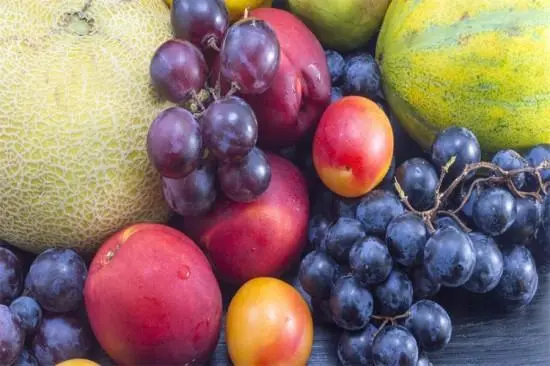
#> input picture img/IMG.png, 550 x 366 px, found by its file name
$ python '高斯滤波.py'   (older library calls are emulated)
#> lines starting #> are read from the running program, lines starting #| are printed output that depends on the picture
import cv2
import numpy as np

def main():
    # 读取图像
    image = cv2.imread('img\IMG.png')
#> image is the input picture: shape (366, 550, 3); mean B, G, R 105.6, 111.9, 137.6

    if image is None:
        print("Error: Unable to load image")
        return

    # 显示原始图像
    cv2.imshow('Original Image', image)

    # 应用均值滤波
    mean_filtered = cv2.blur(image, (5, 5))
    cv2.imshow('Mean Filtered Image', mean_filtered)
    cv2.waitKey(0)

    # 将图像转换为灰度图像
    gray_image = cv2.cvtColor(image, cv2.COLOR_BGR2GRAY)
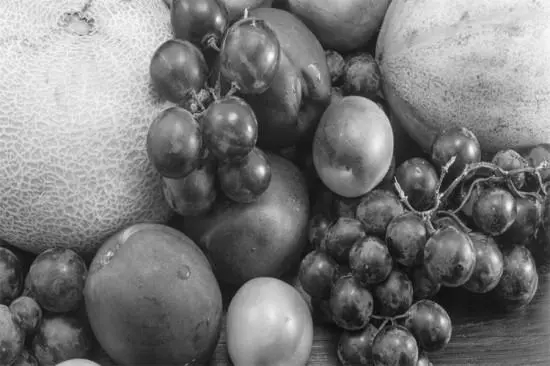
#> gray_image: shape (366, 550); min 4, max 252, mean 118.8

    sobel_x = cv2.Sobel(gray_image, cv2.CV_64F, 1, 0, ksize=3)
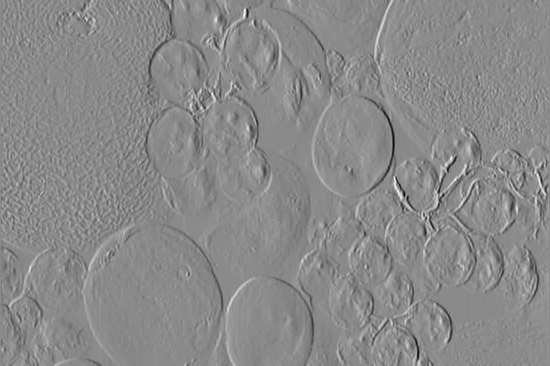
#> sobel_x: shape (366, 550) float64; min -606, max 512, mean -0.2; drawn with min black and max white
    sobel_y = cv2.Sobel(gray_image, cv2.CV_64F, 0, 1, ksize=3)
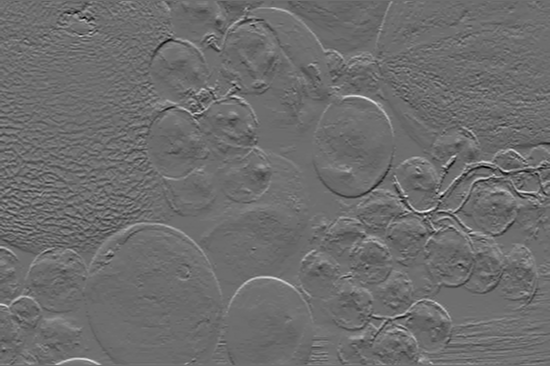
#> sobel_y: shape (366, 550) float64; min -477, max 626, mean -2; drawn with min black and max white
    sobel = cv2.addWeighted(sobel_x, 0.5, sobel_y, 0.5, 0)
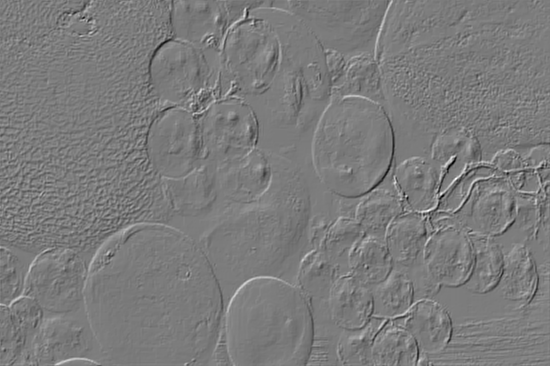
#> sobel: shape (366, 550) float64; min -401, max 421, mean -1.1; drawn with min black and max white
    sobel = np.uint8(np.absolute(sobel))
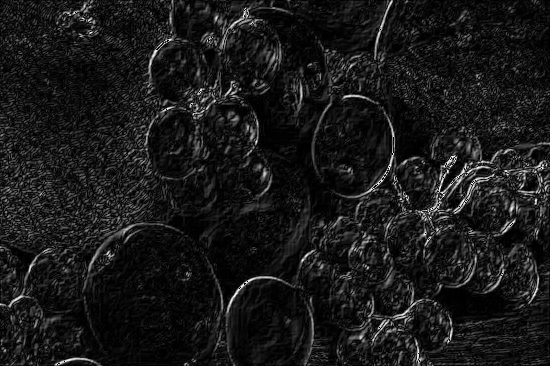
#> sobel: shape (366, 550); min 0, max 255, mean 25.3

    # 应用Sobel锐化
    sharpened = cv2.addWeighted(gray_image, 1, sobel, -1, 0)
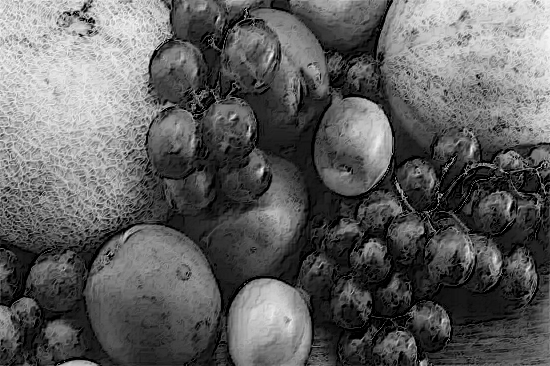
#> sharpened: shape (366, 550); min 0, max 248, mean 95.4
    cv2.imshow('Sobel Sharpened Image', sharpened)

    # 应用高斯滤波
    gaussian_filtered = cv2.GaussianBlur(image, (5, 5), 0)
    cv2.imshow('Gaussian Filtered Image', gaussian_filtered)
    cv2.waitKey(0)

    # 应用中值滤波
    median_filtered = cv2.medianBlur(image, 5)
    cv2.imshow('Median Filtered Image', median_filtered)
    cv2.waitKey(0)

    # 等待按键按下
    cv2.waitKey(0)
    cv2.destroyAllWindows()

if __name__ == "__main__":
    main()

$ run again, with img/R-C.jpg saved as img/IMG.png
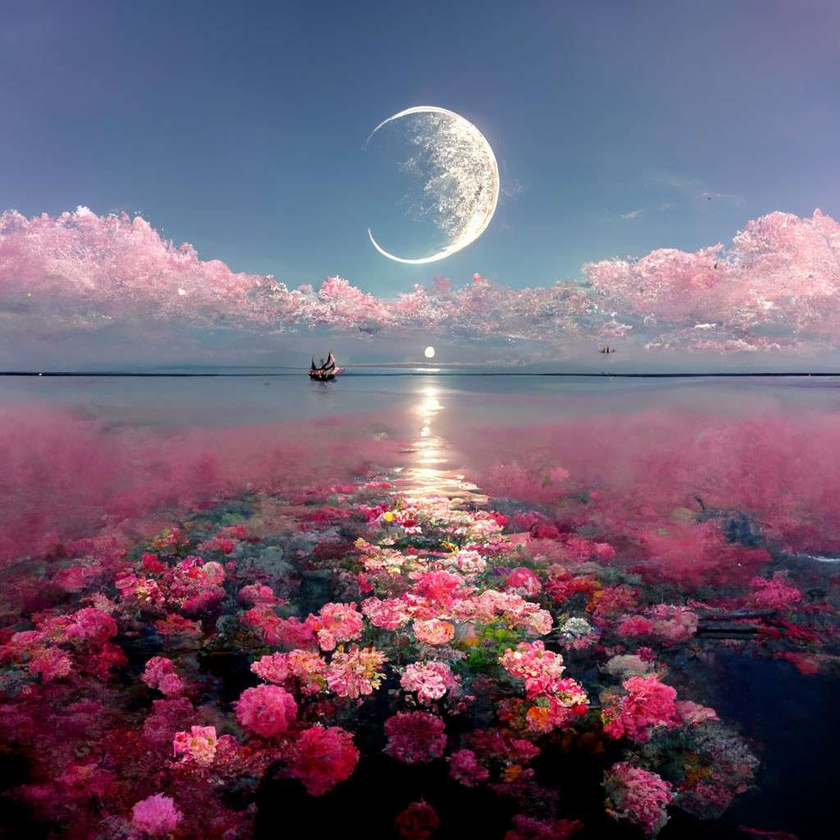
#> input picture img/R-C.jpg, 840 x 840 px, shrunk from 1024 x 1024 before the run, found by its file name
#> in main, image is the input picture: shape (840, 840, 3); mean B, G, R 113.3, 93, 110.6
#> in main, `sobel = np.uint8(np.absolute(sobel))`:
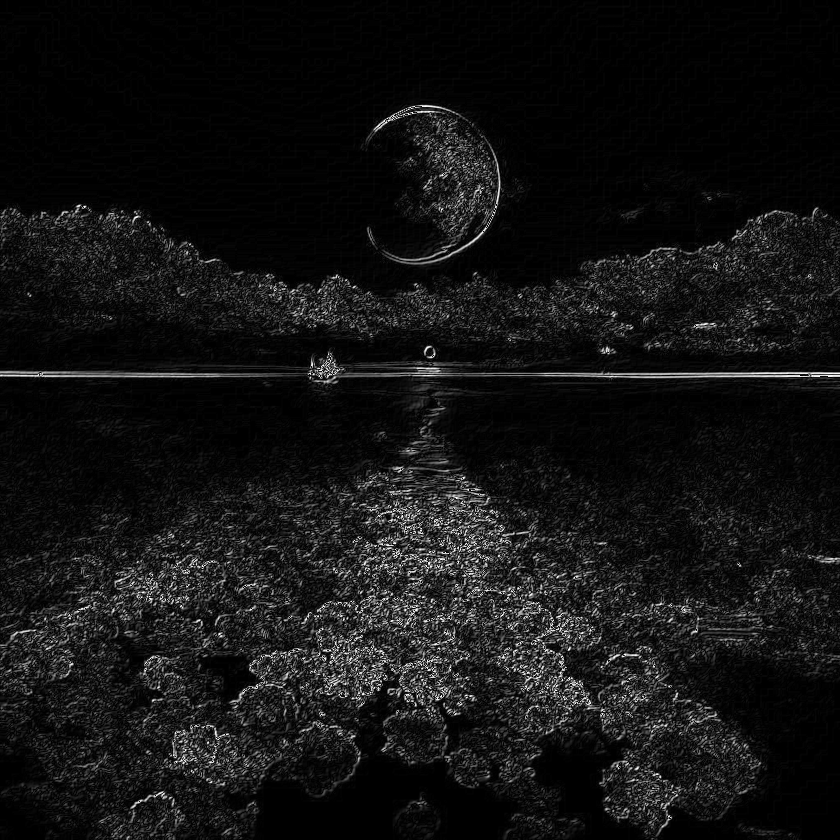
#> sobel: shape (840, 840); min 0, max 255, mean 19.3
#> in main, `sharpened = cv2.addWeighted(gray_image, 1, sobel, -1, 0)`:
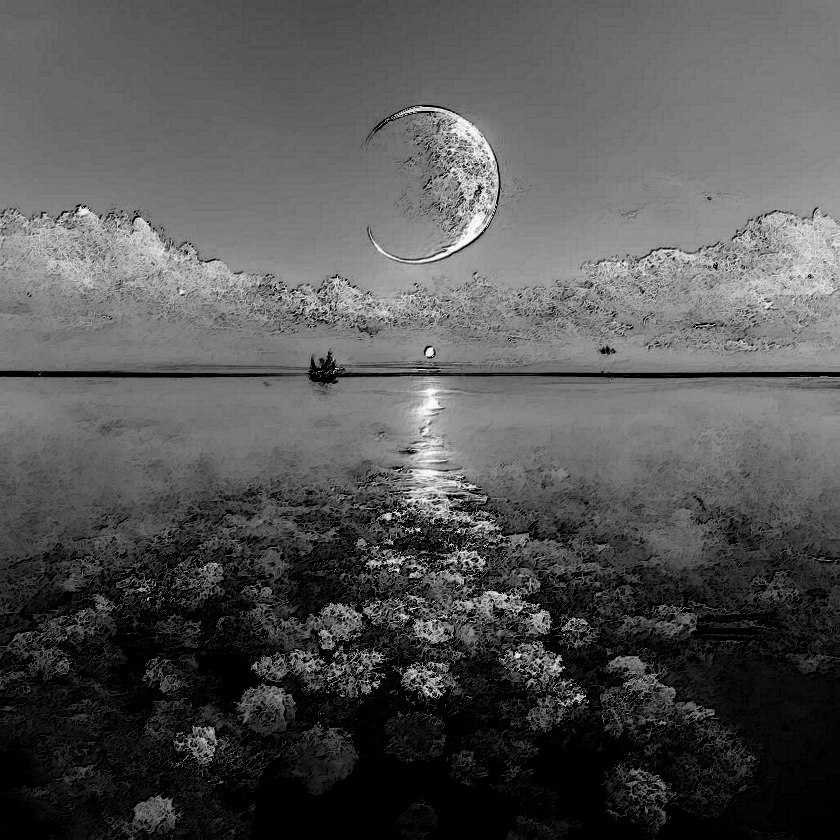
#> sharpened: shape (840, 840); min 0, max 254, mean 84.1
